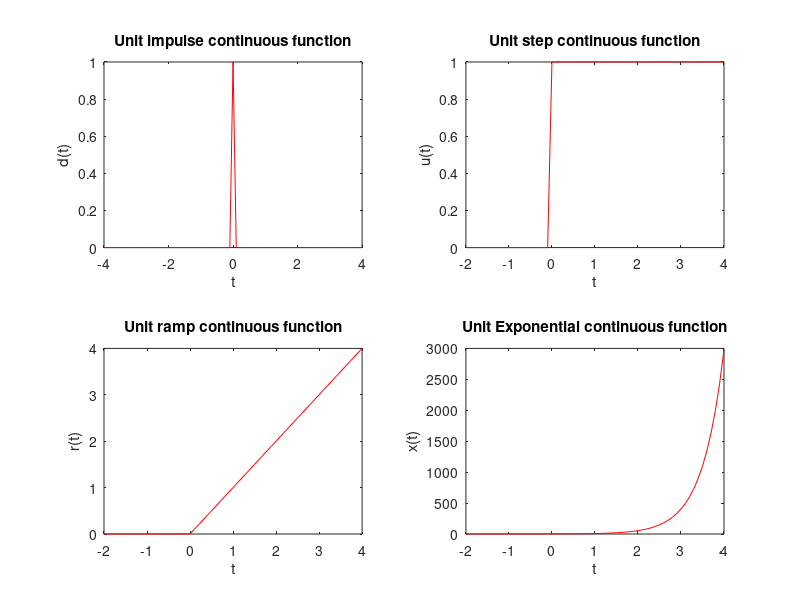

This figure's MATLAB source:
figure('Name','Continuous signals','NumberTitle','off')
n = 4;
t = -n:0.1:n;
impulse = t == 0;
subplot(2,2,1);
plot(t,impulse,'r');
ylabel('d(t)');
xlabel('t');
title('Unit impulse continuous function'); 

n = 4;
t = -2:0.1:n;
unit_step = t>=0;
subplot(2,2,2);
plot(t,unit_step,'r');
ylabel('u(t)');
xlabel('t');
title('Unit step continuous function'); 

n = 4;
t = -2:0.1:n;
unit_step = t>=0;
ramp = t.* unit_step;
subplot(2,2,3);
plot(t,ramp,'r');
ylabel('r(t)');
xlabel('t');
title('Unit ramp continuous function'); 

n = 4;
a = 2;
t = -2:0.1:n;
y = exp(a*t);
subplot(2,2,4);
plot(t,y,'r');
ylabel('x(t)');
xlabel('t');
title('Unit Exponential continuous function'); 